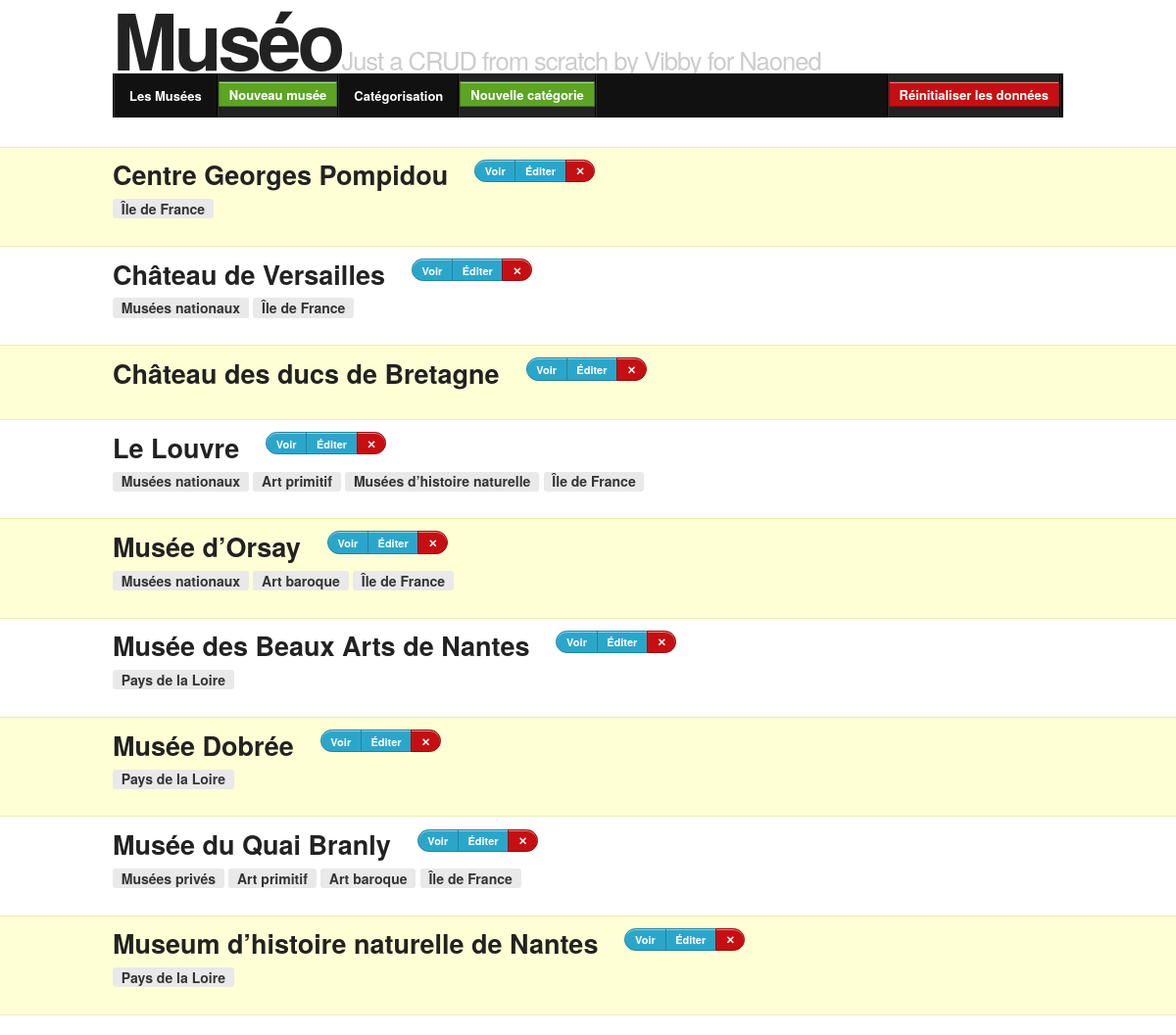
/museums.php, run on the app's committed database.
### tables this page shows
CREATE TABLE `museumcategory` (
  `category_id` int(10) NOT NULL DEFAULT '0',
  `museum_id` int(10) NOT NULL DEFAULT '0',
  PRIMARY KEY (`category_id`,`museum_id`),
  KEY `museum_id` (`museum_id`)
);

CREATE TABLE `museum` (
  `id` int(10) NOT NULL AUTO_INCREMENT,
  `name` varchar(50) NOT NULL,
  `description` varchar(1000) NOT NULL,
  PRIMARY KEY (`id`),
  UNIQUE KEY `name` (`name`)
);

CREATE TABLE `category` (
  `id` int(10) NOT NULL AUTO_INCREMENT,
  `name` varchar(50) NOT NULL,
  `parentid` int(10) DEFAULT NULL,
  PRIMARY KEY (`id`),
  KEY `category_parent` (`parentid`),
  UNIQUE KEY `unique_same_level` (`name`,`parentid`),
  CONSTRAINT `category_parent` FOREIGN KEY (`parentid`) 
    REFERENCES `category` (`id`) ON DELETE CASCADE ON UPDATE CASCADE  
);

### Museo/Lib/Autoloader.php (called while the page is built, shortened)
<?php
class SplClassLoader
{
    private $_fileExtension = '.php';
    private $_namespace;
    private $_namespaceSeparator = '\\';
    public function __construct($ns = null, $includePath = null)
    {
        $this->_namespace = $ns;
        $this->_includePath = $includePath;
    }
    public function loadClass($className)
    {
        if (null === $this->_namespace || $this->_namespace.$this->_namespaceSeparator === substr($className, 0, strlen($this->_namespace.$this->_namespaceSeparator))) {
            $fileName = '';
            if (false !== ($lastNsPos = strripos($className, $this->_namespaceSeparator))) {
                $namespace = substr($className, 0, $lastNsPos);
                $className = substr($className, $lastNsPos + 1);
                $fileName = str_replace($this->_namespaceSeparator, DIRECTORY_SEPARATOR, $namespace) . DIRECTORY_SEPARATOR;
            }
            $fileName .= str_replace('_', DIRECTORY_SEPARATOR, $className) . $this->_fileExtension;
        }
    }
}

### Museo/Lib/Controller.php (called while the page is built, shortened)
<?php
class Controller
{
	protected $config;
    public function __construct() {
		$this->config = new Config;
    }
    public function initDb() {
		$dbConnection = new connexionManager(
			$this->config->get('dbHost'),
			$this->config->get('dbName'),
			$this->config->get('dbUser'),
			$this->config->get('dbPassword')
		);
		$dbConnection->connexion->setAttribute(\PDO::ATTR_EMULATE_PREPARES, false);
		$dbConnection->connexion->setAttribute(\PDO::ATTR_ERRMODE, \PDO::ERRMODE_EXCEPTION);
		$this->db = $dbConnection->connexion;
    }
}

### Museo/Config.php (called while the page is built, shortened)
<?php
class Config {
	function __construct() {
		$this->config = array(
			'dbHost'     => 'localhost',
			'dbName'     => 'museo',
			'dbUser'     => 'root',
			'dbPassword' => '',
			'debug'      => true,
		);
	}
	function get($key) {
		return $this->config[$key];
	}
}

### Museo/Lib/ConnexionManager.php (called while the page is built, shortened)
<?php
class ConnexionManager{
	function __construct($dbHost, $dbName, $dbUser, $dbPassword){
		$this->dbHost = $dbHost;
		$this->dbName = $dbName;
	}
}

### Museo/Controller/MuseumController.php (called while the page is built, shortened)
<?php
class MuseumController extends controller
{
	function listAction() {
		$museumManager = new MuseumManager($this->db);
		$collection = $museumManager->getAll();
		return (array("collection" => $collection));
	}
}

### Museo/Lib/ObjectManager.php (called while the page is built, shortened)
<?php
class objectManager
{
	public function __construct(\PDO $db = null) {
		$this->db = $db;
	}
}

### Museo/Model/MuseumManager.php (called while the page is built, shortened)
<?php
class MuseumManager extends ObjectManager implements DbObjectInterface
{
	public function getCollection(\PDOStatement $pdoStatement) {
		$collection = array();
		$pdoStatement->execute();
		foreach ($pdoStatement as $line) {
			if (!array_key_exists($line['museum_id'],$collection)) {
				$collection[$line['museum_id']] = new Museum($line);
			}
			if (array_key_exists('category_id', $line) && !is_null($line['category_id'])) {
				$collection[$line['museum_id']]->addCategory(new Category($line));
			}
		}
		return $collection;
	}
	function getAll() {
		$query = <<<EOT
			SELECT mc.category_id, m.id AS museum_id, m.name AS museum_name, c.name AS category_name, c.parentid
			FROM `museum` AS m
			LEFT JOIN `museumcategory` AS mc ON m.id = mc.museum_id
			LEFT JOIN `category` AS c ON mc.category_id = c.id
			;
EOT;
		$pdoStatement = $this->db->query($query);
		$collection = $this->getCollection($pdoStatement);
		return ($collection);
	}
}

### Museo/Model/Museum.php (called while the page is built, shortened)
<?php
class Museum extends DbObject implements DbObjectInterface
{
	protected $id = null;
	protected $name = "";
	protected $categories = array();
	public function getId() {
		return $this->id;
	}
	public function getName() {
		return $this->name;
	}
	public function getCategories() {
		return $this->categories;
	}
	public function addCategory(Category $category) {
		return ($this->categories[] = $category);
	}
	static function getFields() {
		return array('id','name','description');
	}
	static function getTableName() {
		return "museum";
	}
}

### Museo/Model/Category.php (called while the page is built, shortened)
<?php
class Category extends DbObject implements DbObjectInterface
{
	protected $name = "";
	public function getName() {
		return $this->name;
	}
	static function getTableName() {
		return "category";
	}
	static function getFields() {
		return array('id','name','parentid');
	}
}

### www/museums.php (the view, shortened to what this page needs)
<?php
$controller = new Museo\Controller\MuseumController();
$data = $controller->listAction();
extract($data);
?>
<?php require ("includes/header.php"); ?>
<ul class="no-bullet museums-list">
<?php $i = 1; ?>
<?php foreach ($collection as $museum) : ?>
	<?php $i++; ?>
	<li class="<?php if(!($i % 2)) : ?> odd<?php endif; ?>" >
		<div class="row">
		<div class="large-12 columns">
		<h3 class="left">
			<a href="showMuseum.php?id=<?php echo $museum->getId() ?>"><?php echo $museum->getName() ?></a>
		</h3>
		<ul class="button-group round ">
			<li><a class="button tiny " href="showMuseum.php?id=<?php echo $museum->getId() ?>">Voir</a></li>
			<li><a class="button tiny " href="editMuseum.php?id=<?php echo $museum->getId() ?>">Éditer</a></li>
			<li><a class="button alert tiny" href="deleteMuseum.php?id=<?php echo $museum->getId() ?>">&#x2715;	</a></li>
		</ul>
		<div style="clear:left;">
		<?php foreach ($museum->getCategories() as $category) : ?>
			<span class="radius label secondary"><?php echo $category->getName() ?></span>
		<?php endforeach; ?>
		</div>
		<br />
		</div>
		</div>
	</li>
<?php endforeach; ?>
</ul>
<?php require ("includes/footer.php"); ?>

### www/css/museo.css (style rules this page uses)
.museums-list h3 a { color: #222; }
.museums-list .odd { background:#ffffd6; border-bottom: 1px solid #eea; border-top: 1px solid #eea; }
.museums-list h3 { margin: 0 1em 0 0; }
.museums-list>li { padding-top: .6em; }

### data on the page
museumcategory: museum.name "Centre Georges Pompidou", Name "Île de France"
museum: name "Château des ducs de Bretagne"
museumcategory: category.name "Musées d’histoire naturelle"
museumcategory: museum.name "Musée des Beaux Arts de Nantes", Name "Pays de la Loire"
museumcategory: museum.name "Musée Dobrée", Name "Pays de la Loire"
museumcategory: category.name "Musées privés"
museumcategory: museum.name "Museum d’histoire naturelle de Nantes", Name "Pays de la Loire"

### other printed values
$museum->getName() "Château de Versailles"
$category->getName() "Musées nationaux"
$category->getName() "Île de France"
$museum->getName() "Le Louvre"
$category->getName() "Art primitif"
$museum->getName() "Musée d’Orsay"
$category->getName() "Art baroque"
$museum->getName() "Musée du Quai Branly"
